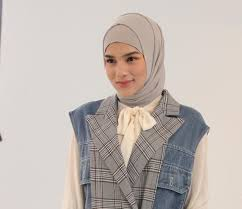
#> input picture hisyam/images1.jpg, 242 x 209 px, found by its file name
$ python sobel.py
#> lines starting #> are read from the running program, lines starting #| are printed output that depends on the picture
import imageio as img
import numpy as np
import matplotlib.pyplot as plt

image = img.imread ("C:/Users\komputer 5\Documents\hisyam\images1.jpg",mode ='F')
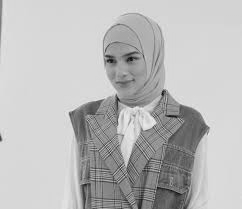
#> image: shape (209, 242) float32; min 4.49, max 238.6, mean 187.7

sobelX = np.array ([
    [-1,0,1],
    [-2,0,2],
    [-1,0,1]
])

sobelY =np.array ([
    [-1,-2,-1],
    [0,0,0,],
    [1,2,1]
])

imgPad = np.pad (image,pad_width=1 ,mode ='constant',constant_values=0)
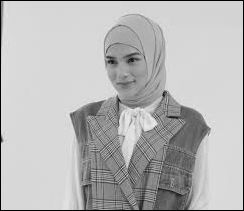
#> imgPad: shape (211, 244) float32; min 0, max 238.6, mean 184.4

Gx = np.zeros_like(image)
Gy = np.zeros_like(image)

for y in range(1,imgPad.shape[0]-1):
    for x in range(1,imgPad.shape[1]-1):
        region = imgPad[y-1:y+2,x-1:x+2]
        Gx[y-1,x-1] = (region * sobelX).sum()
        Gy[y-1,x-1] = (region * sobelX).sum()
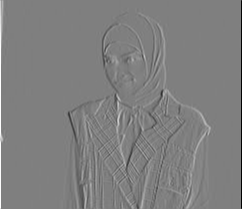
#> Gx: shape (209, 242) float32; min -881.6, max 880.6, mean 0.4; drawn with min black and max white

G = np.sqrt (Gx**2 + Gy**2)
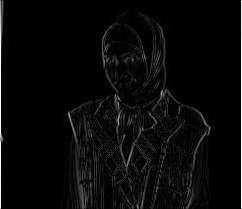
#> G: shape (209, 242) float32; min 0, max 1246.8, mean 45.3; drawn with min black and max white
G = (G/G.max()) * 255
G = np.clip(G,0,255)
G = G.astype(np.uint8)

plt.figure(figsize=(6,6))
plt.subplot(1,3,1)
plt.imshow(Gx, cmap='gray')

plt.subplot(1,3,2)
plt.imshow(Gy, cmap='gray')

plt.subplot(1,3,3)
plt.imshow(G, cmap='gray')

plt.subplot(1,3,3)
plt.title("Davina Karamoy")
plt.imshow(image, cmap = 'gray')
plt.axis('off')

plt.tight_layout()
plt.show()
